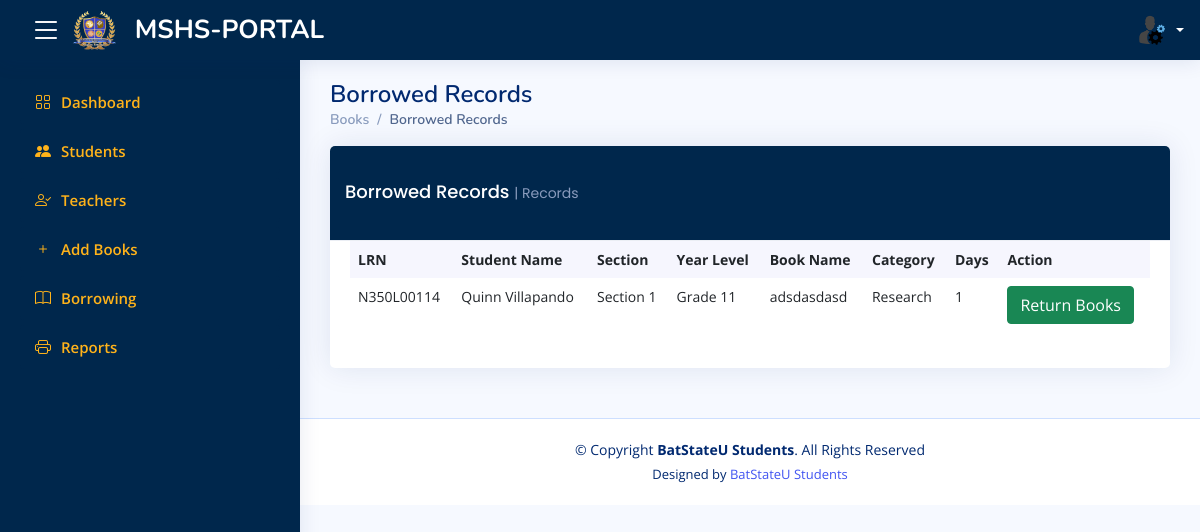
Page /Admin/barrow_records.php (signed in) on the committed database.
### tables this page shows
CREATE TABLE `tbl_barrowing` (
  `id` int(255) NOT NULL,
  `lrn` varchar(255) NOT NULL,
  `studentname` varchar(255) NOT NULL,
  `bookid` varchar(255) NOT NULL,
  `category` varchar(255) NOT NULL,
  `quantity` varchar(255) NOT NULL
);

CREATE TABLE `tbl_students` (
  `id` int(255) NOT NULL,
  `name` varchar(255) NOT NULL,
  `gender` varchar(255) NOT NULL,
  `lrn` varchar(255) NOT NULL,
  `schoolyear` varchar(255) NOT NULL,
  `yearlevel` varchar(255) NOT NULL,
  `strand` varchar(255) NOT NULL,
  `contactnumber` varchar(255) NOT NULL,
  `parents` varchar(255) NOT NULL,
  `parentscontactnumber` varchar(255) NOT NULL,
  `section` varchar(255) NOT NULL,
  `email` varchar(255) NOT NULL,
  `file` varchar(255) NOT NULL,
  `username` varchar(255) NOT NULL,
  `password` varchar(255) NOT NULL,
  `type` varchar(255) NOT NULL
);

CREATE TABLE `tbl_inventory` (
  `id` int(255) NOT NULL,
  `itemname` varchar(255) NOT NULL,
  `category` varchar(255) NOT NULL,
  `initialstock` int(255) NOT NULL,
  `file` varchar(255) NOT NULL
);

### Admin/barrow_records.php (the view, shortened to what this page needs)
<?php include 'head.php'; ?>
<body >
<?php include 't_nav.php'; ?>
<?php include 't_side.php'; ?>
  <main id="main" class="main">
    <div class="pagetitle">
      <h1>Borrowed Records</h1>
      <nav>
        <ol class="breadcrumb">
          <li class="breadcrumb-item"><a href="">Books</a></li>
          <li class="breadcrumb-item active">Borrowed Records</li>
        </ol>
      </nav>
    </div>
    <section class="section dashboard">
      <div class="row">
        <div class="col-lg-12">
            <div class="col-12">
              <div class="card recent-sales overflow-auto">
                <div class="card-header" style="background-color:rgb(0, 39, 76)">
                  <h5 class="card-title" style="color:white;">Borrowed Records <span>| Records</span></h5>
               </div>
                <div class="card-body">
                  <table class="table table-borderless datatable">
                    <thead>
                      <tr>
                        <th scope="col">LRN</th>
                        <th scope="col">Student Name</th>
                        <th scope="col">Section</th>
                        <th scope="col">Year Level</th>
                        <th scope="col">Book Name</th>
                        <th scope="col">Category</th>
                         <th scope="col">Days</th>
                        <th scope="col">Action</th>
                      </tr>
                    </thead>
                    <tbody>
                    <?php
                      $query = "SELECT A.id,B.lrn,B.name,B.section,B.yearlevel,C.itemname,C.category FROM `tbl_barrowing` A
                        LEFT JOIN tbl_students B On A.lrn = B.lrn
                        LEFT JOIN tbl_inventory C ON C.id = A.bookid";
                      $read = mysqli_query($con,$query) or die(mysqli_error());
                      while ($row = mysqli_fetch_array($read)){
                        $id=$row['id'];
                        $lrn = $row['lrn'];
                        $name = $row['name'];
                        $section = $row['section'];
                        $yearlevel = $row['yearlevel'];
                        $itemname = $row['itemname'];
                        $category = $row['category'];
                      ?>
                      <tr>
                        <td><?php echo $lrn; ?></td>
                        <td><?php echo $name; ?></td>
                        <td><?php echo $section; ?></td>
                        <td><?php echo $yearlevel; ?></td>
                        <td><?php echo $itemname; ?></td>
                        <td><?php echo $category; ?></td>
                         <td><?php echo '1'; ?></td>
                        <td>
                            <a class="btn btn-success"  href="php/return.php?id=<?php echo $id; ?>">Return Books</a></td>
                      </tr>
                    <?php } ?>
                    </tbody>
                  </table>
                </div>
              </div>
            </div>
          </div>
        </div>
    </section>
  </main>
  <footer id="footer" class="footer">
    <div class="copyright">
      &copy; Copyright <strong><span>BatStateU Students</span></strong>. All Rights Reserved
    </div>
    <div class="credits">
      Designed by <a href="">BatStateU Students</a>
    </div>
  </footer>
</body>
</html>

### Admin/assets/css/style.css (style rules this page uses)
:root { scroll-behavior: smooth; }
body { font-family: "Open Sans", sans-serif; background: #f6f9ff; color: #444444; }
a { color: #4154f1; text-decoration: none; }
h1, h2, h3, h4, h5, h6 { font-family: "Nunito", sans-serif; }
#main { margin-top: 60px; padding: 20px 30px; transition: all 0.3s; }
.pagetitle { margin-bottom: 10px; }
.pagetitle h1 { font-size: 24px; margin-bottom: 0; font-weight: 600; color: #012970; }
.card { margin-bottom: 30px; border: none; border-radius: 5px; box-shadow: 0px 0 30px rgba(1, 41, 112, 0.1); }
.card-header, .card-footer { border-color: #ebeef4; background-color: #fff; color: #798eb3; padding: 15px; }
.card-title { padding: 20px 0 15px 0; font-size: 18px; font-weight: 500; color: #012970; font-family: "Poppins", sans-serif; }
.card-title span { color: #899bbd; font-size: 14px; font-weight: 400; }
.card-body { padding: 0 20px 20px 20px; }
.breadcrumb { font-size: 14px; font-family: "Nunito", sans-serif; color: #899bbd; font-weight: 600; }
.breadcrumb a { color: #899bbd; transition: 0.3s; }
.breadcrumb .breadcrumb-item::before { color: #899bbd; }
.breadcrumb .active { color: #51678f; font-weight: 600; }
@media (min-width: 1200px) { #main, #footer { margin-left: 300px; } }
.dashboard .recent-sales { font-size: 14px; }
.dashboard .recent-sales .table thead { background: #f6f6fe; }
.dashboard .recent-sales .table thead th { border: 0; }
.footer { padding: 20px 0; font-size: 14px; transition: all 0.3s; border-top: 1px solid #cddfff; background-color:white; }
.footer .copyright { text-align: center; color: #012970; }
.footer .credits { padding-top: 5px; text-align: center; font-size: 13px; color: #012970; }

### rows in the picture
tbl_barrowing: tbl_students.lrn "N350L00114", tbl_students.name "Quinn Villapando", tbl_students.section "Section 1", tbl_students.yearlevel "Grade 11", tbl_inventory.itemname "adsdasdasd", tbl_inventory.category "Research"
